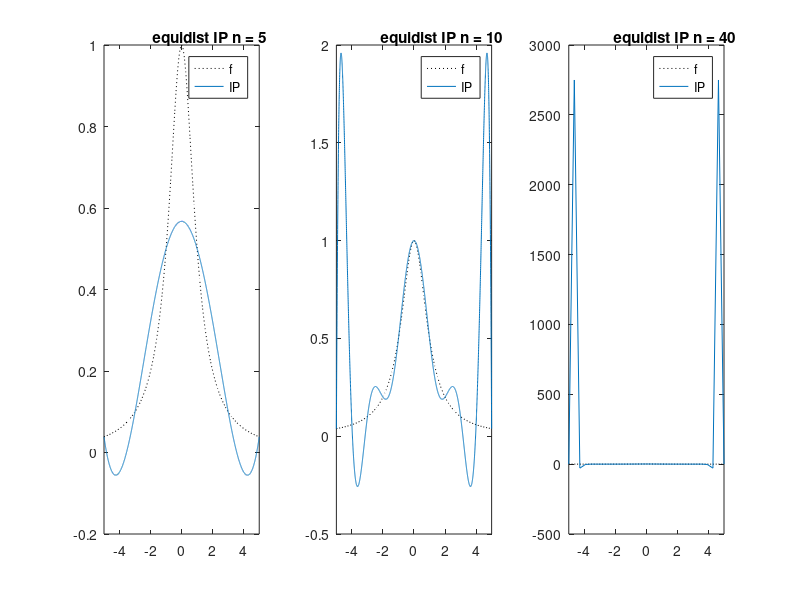
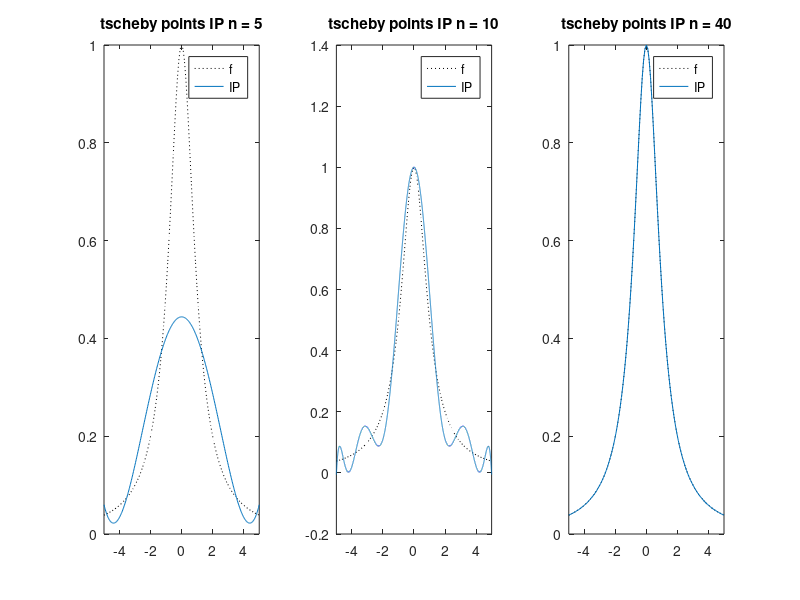
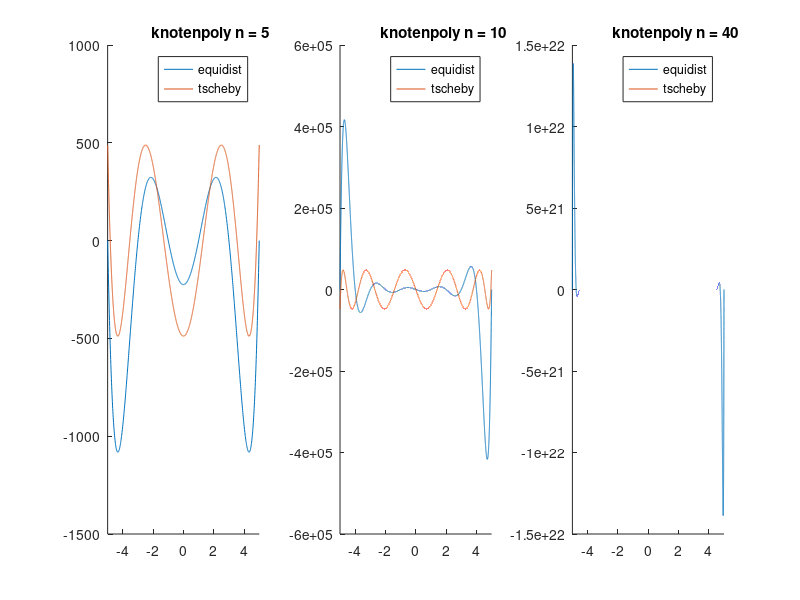

Write the MATLAB code that produced these figures, in order.
%% A4 a,b
f = @(x) 1./(1 + x.^2);
L = [5,10,40];
ende = 5;
I = [-ende,ende];
figure;

for index = 1 : 3
    n = L(index);
    left = -ende;
    subplot(1,3,index);
    
    fplot(f,I,'k:');
    hold on;
    i = 0 : 1 : n;
    x = -ende + 2 * ende *i/n;
    y = f(x);
    p = polyfit(x,y,n);
    interpol = @(x) polyval(p,x);
    fplot(interpol,I);
%     ylim([-5,1.5]);
    title(['equidist IP n = ',num2str(n)],'Units','normalized','Position',[0.68,1,0]);
    legend('f','IP');
end

format long;
figure;
for index = 1 : 3
    n = L(index);
    subplot(1,3,index);
    fplot(f,I,'k:');
    hold on;
    i = 0 : 1 : n;
    x = ende * cos((2*i+1)/(2*n+2)*pi);
    y = f(x);
    p = polyfit(x,y,n);
    interpol = @(x) polyval(p,x);
    fplot(interpol,I);
%     ylim([-5,1.5]);
    title(['tscheby points IP n = ',num2str(n)]);
    legend('f','IP');
end

%%
figure;
for index = 1 : 3
    n = L(index);
    subplot(1,3,index);
    hold on;
    i = 0 : 1 : n;
    
    x1 = -ende + 2 * ende *i/n;
    p1 = poly(x1);
    x2 = ende * cos((2*i+1)/(2*n+2)*pi);
    p2 = poly(x2);
  
    knotenpoly1 = @(x) polyval(p1,x);
    fplot(knotenpoly1,I);
%     ylim([-5,1.5]);
    knotenpoly2 = @(x) polyval(p2,x);
    fplot(knotenpoly2,I);
    t = title(['knotenpoly n = ',num2str(n)],'Units','normalized','Position',[0.68,1.01,0]);
    
    legend('equidist','tscheby');
end